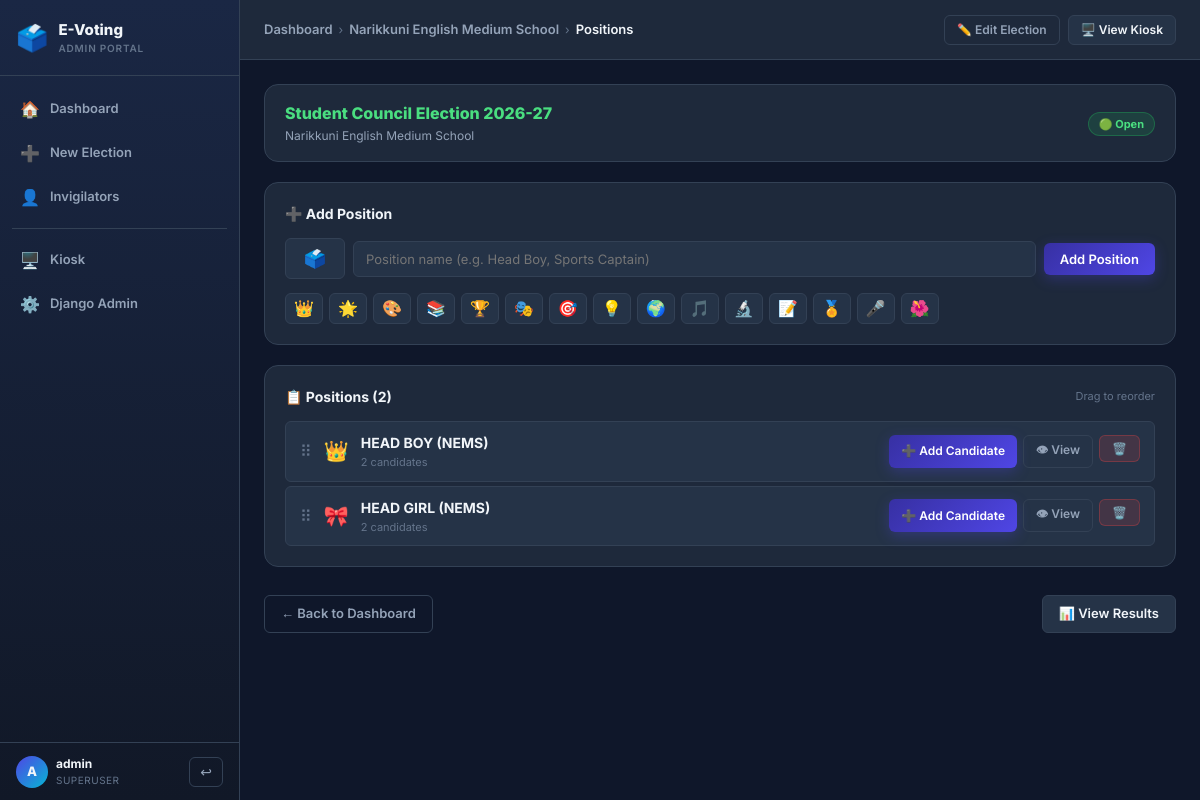
Screenshot of /portal/elections/18/positions/ (signed in) with the database file from the repository.
### voting/models.py (models this page shows, shortened)
class Election(models.Model):
	STATUS_DRAFT = "draft"
	STATUS_OPEN = "open"
	STATUS_CLOSED = "closed"
	STATUS_CHOICES = (
		(STATUS_DRAFT, "Draft"),
		(STATUS_OPEN, "Open"),
		(STATUS_CLOSED, "Closed"),
	)
	title = models.CharField(max_length=200)
	school_name = models.CharField(max_length=200)
	school_slug = models.SlugField(
		max_length=100,
		blank=True,
		db_index=True,
		help_text="Auto-generated from school name. Used in kiosk URL: /vote/<slug>/",
	)
	logo = models.ImageField(
		upload_to="elections/logos/",
		blank=True,
		help_text="Optional school logo shown in the kiosk header.",
	)
	status = models.CharField(max_length=12, choices=STATUS_CHOICES, default=STATUS_DRAFT)
	starts_at = models.DateTimeField(null=True, blank=True)
	ends_at = models.DateTimeField(null=True, blank=True)
	results_published = models.BooleanField(default=False)
	created_at = models.DateTimeField(auto_now_add=True)
	updated_at = models.DateTimeField(auto_now=True)
	class Meta:
		ordering = ("-created_at",)

class Position(models.Model):
	election = models.ForeignKey(Election, on_delete=models.CASCADE, related_name="positions")
	name = models.CharField(max_length=140)
	icon = models.CharField(max_length=16, blank=True)
	order = models.PositiveIntegerField(default=0)
	class Meta:
		ordering = ("order", "id")
		constraints = [
			models.UniqueConstraint(fields=("election", "name"), name="uniq_position_name_per_election"),
			models.UniqueConstraint(fields=("election", "order"), name="uniq_position_order_per_election"),
		]

### voting/portal_views.py (the view)
    @login_required
    def _wrapped(request, *args, **kwargs):
        if not request.user.is_superuser:
            return render(request, "portal/403.html", status=403)
        return view_fn(request, *args, **kwargs)

### voting/portal_views.py (called while the page is built)
def _superuser_required(view_fn):
    @login_required
    def _wrapped(request, *args, **kwargs):
        if not request.user.is_superuser:
            return render(request, "portal/403.html", status=403)
        return view_fn(request, *args, **kwargs)
    _wrapped.__name__ = view_fn.__name__
    return _wrapped

@_superuser_required
def portal_positions(request, election_id):
    election = get_object_or_404(Election, id=election_id)
    positions = election.positions.prefetch_related("candidates").order_by("order", "id")
    return render(request, "portal/positions.html", {
        "election": election,
        "positions": positions,
    })

### voting/templates/portal/positions.html (shortened to what this page needs)
{% extends "portal/base.html" %}
{% block breadcrumb %}
  <a href="{% url 'portal-home' %}" class="bc-item">Dashboard</a>
  <span class="bc-sep">›</span>
  <span class="bc-item">{{ election.school_name }}</span>
  <span class="bc-sep">›</span>
  <span class="bc-item active">Positions</span>
{% endblock %}
{% block topbar_actions %}
  <a href="{% url 'portal-election-edit' election.id %}" class="btn btn-sm btn-ghost">✏️ Edit Election</a>
  {% if election.school_slug %}
    <a href="/vote/{{ election.school_slug }}/" target="_blank" class="btn btn-sm btn-secondary">🖥️ View Kiosk</a>
  {% endif %}
{% endblock %}
{% block content %}
<div class="positions-page">
  <div class="election-banner status-{{ election.status }}">
    <div class="banner-left">
      <div class="banner-title">{{ election.title }}</div>
      <div class="banner-sub">{{ election.school_name }}</div>
    </div>
    <div class="banner-right">
      <span class="status-badge status-{{ election.status }}">
        {% if election.status == 'open' %}🟢 Open{% elif election.status == 'closed' %}🔴 Closed{% else %}⚪ Draft{% endif %}
      </span>
    </div>
  </div>
  <div class="section-card">
    <h3 class="section-card-title">➕ Add Position</h3>
    <form method="post" action="{% url 'portal-position-create' election.id %}" class="add-position-form">
      <div class="inline-form">
        <div class="emoji-picker-wrap">
          <input type="text" name="icon" id="position-icon" class="form-input icon-input"
                 value="🗳️" maxlength="8" placeholder="🗳️" title="Emoji icon" />
        </div>
        <input type="text" name="name" class="form-input flex-1"
               placeholder="Position name (e.g. Head Boy, Sports Captain)" required />
        <button type="submit" class="btn btn-primary">Add Position</button>
      </div>
    </form>
    <div class="emoji-options" id="emoji-options">
      {% for em in "👑🌟🎨📚🏆🎭🎯💡🌍🎵🔬📝🏅🎤🌺"|make_list %}
        <button type="button" class="emoji-btn" onclick="document.getElementById('position-icon').value='{{ em }}'">{{ em }}</button>
      {% endfor %}
    </div>
  </div>
  {% if positions %}
  <div class="section-card">
    <div class="section-card-header">
      <h3 class="section-card-title">📋 Positions ({{ positions|length }})</h3>
      <span class="hint-text">Drag to reorder</span>
    </div>
    <div class="positions-list" id="positions-list">
      {% for position in positions %}
      <div class="position-row" data-pos-id="{{ position.id }}">
        <div class="drag-handle" title="Drag to reorder">⠿</div>
        <div class="pos-icon">{{ position.icon|default:"🗳️" }}</div>
        <div class="pos-info">
          <div class="pos-name">{{ position.name }}</div>
          <div class="pos-candidates">{{ position.candidates.count }} candidate{% if position.candidates.count != 1 %}s{% endif %}</div>
        </div>
        <div class="pos-actions">
          <a href="{% url 'portal-candidate-create' position.id %}" class="btn btn-sm btn-primary">
            ➕ Add Candidate
          </a>
          <button class="btn btn-sm btn-ghost" onclick="toggleCandidates({{ position.id }})">
            👁 View
          </button>
          <form method="post" action="{% url 'portal-position-delete' position.id %}"
                onsubmit="return confirm('Delete position \'{{ position.name|escapejs }}\' and all its candidates?')"
                style="display:inline">
            <button type="submit" class="btn btn-sm btn-danger">🗑️</button>
          </form>
        </div>
      </div>
      {% endfor %}
    </div>
  </div>
  {% else %}
  <div class="empty-state">
    <div class="empty-icon">📋</div>
    <h3>No positions yet</h3>
    <p>Add positions like "Head Boy", "Sports Captain", etc. above.</p>
  </div>
  {% endif %}
  <div class="page-footer-actions">
    <a href="{% url 'portal-home' %}" class="btn btn-ghost">← Back to Dashboard</a>
    {% if election.school_slug %}
      <a href="/results/{{ election.id }}/" target="_blank" class="btn btn-secondary">📊 View Results</a>
    {% endif %}
  </div>
</div>
{% endblock %}

### voting/templates/portal/base.html (shortened to what this page needs)
{% load static %}
<!DOCTYPE html>
<html lang="en">
<head>
  <link rel="stylesheet" href="{% static 'voting/css/portal.css' %}" />
</head>
<body>
  <div class="portal-layout">
    <aside class="sidebar">
      <div class="sidebar-brand">
        <div class="brand-icon">🗳️</div>
        <div class="brand-text">
          <span class="brand-title">E-Voting</span>
          <span class="brand-sub">Admin Portal</span>
        </div>
      </div>
      <nav class="sidebar-nav">
        <a href="{% url 'portal-home' %}" class="nav-item {% block nav_dashboard %}{% endblock %}">
          <span class="nav-icon">🏠</span>
          <span>Dashboard</span>
        </a>
        <a href="{% url 'portal-election-create' %}" class="nav-item {% block nav_create %}{% endblock %}">
          <span class="nav-icon">➕</span>
          <span>New Election</span>
        </a>
        <a href="{% url 'portal-invigilators' %}" class="nav-item {% block nav_invigilators %}{% endblock %}">
          <span class="nav-icon">👤</span>
          <span>Invigilators</span>
        </a>
        <div class="nav-divider"></div>
        <a href="/" class="nav-item">
          <span class="nav-icon">🖥️</span>
          <span>Kiosk</span>
        </a>
        <a href="/admin/" class="nav-item">
          <span class="nav-icon">⚙️</span>
          <span>Django Admin</span>
        </a>
      </nav>
      <div class="sidebar-footer">
        <div class="user-chip">
          <div class="user-avatar">{{ request.user.username|first|upper }}</div>
          <div class="user-info">
            <span class="user-name">{{ request.user.username }}</span>
            <span class="user-role">Superuser</span>
          </div>
        </div>
        <form method="post" action="{% url 'logout' %}">
          <button type="submit" class="btn-logout" title="Logout">↩</button>
        </form>
      </div>
    </aside>
    <main class="main-content">
      <div class="topbar">
        <div class="breadcrumb">
          {% block breadcrumb %}{% endblock %}
        </div>
        <div class="topbar-actions">
          {% block topbar_actions %}{% endblock %}
        </div>
      </div>
      <div class="page-body">
        {% block content %}{% endblock %}
      </div>
    </main>
  </div>
</body>
</html>

### rows the page displays
Election: school_name "Narikkuni English Medium School", title "Student Council Election 2026-27"
Position: icon "👑", name "HEAD BOY (NEMS)", candidates.count "2"
Position: icon "🎀", name "HEAD GIRL (NEMS)", candidates.count "2"

### other values shown
{{ request.user.username|first|upper }} "A"
{{ request.user.username }} "admin"
{{ em }} "👑" "🌟" "🎨" "📚" "🏆" "🎭" "🎯" "💡" "🌍" "🎵" "🔬" "📝" "🏅" "🎤" "🌺"
{{ positions|length }} "2"
